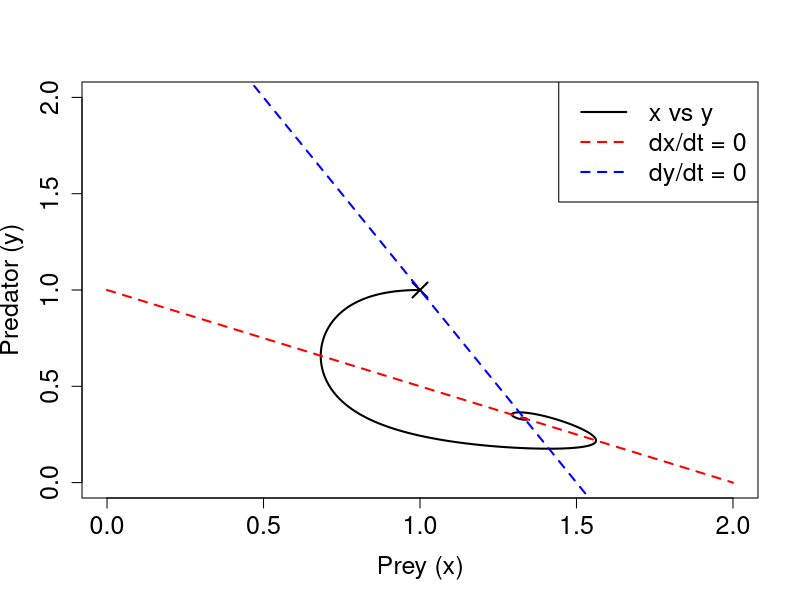
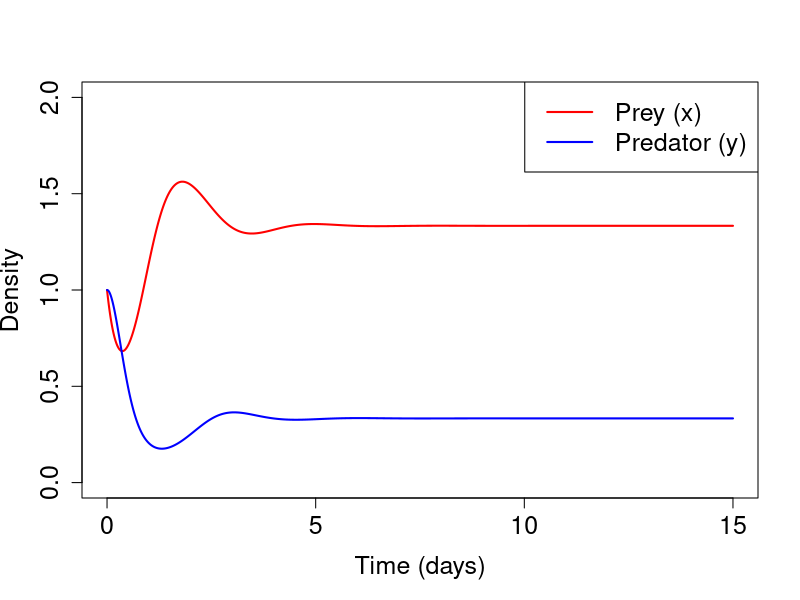
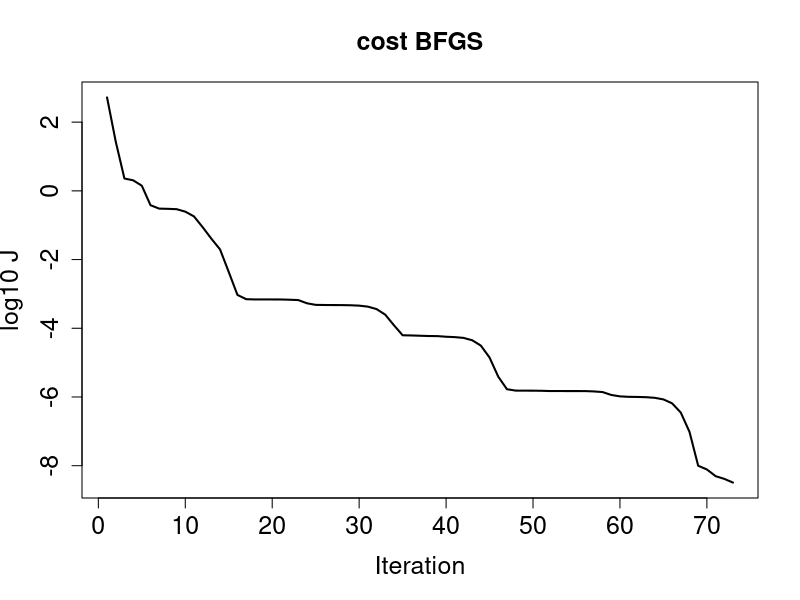
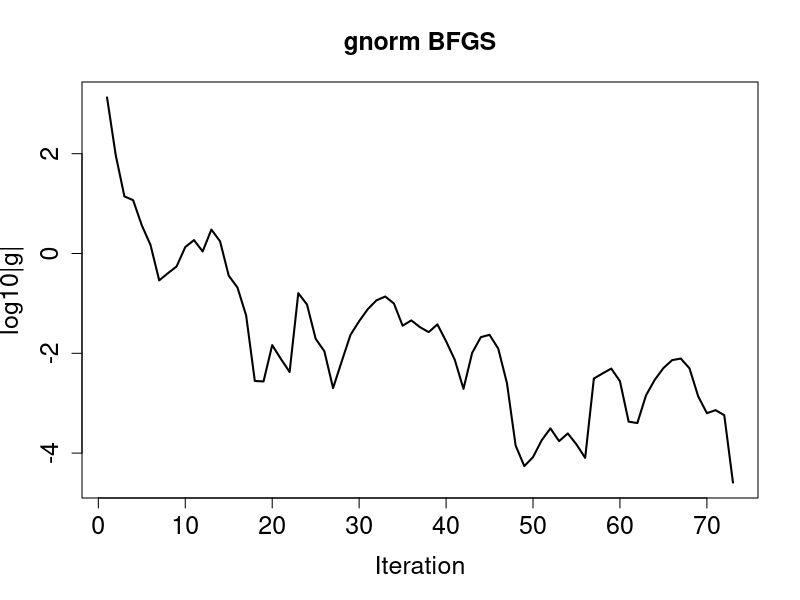
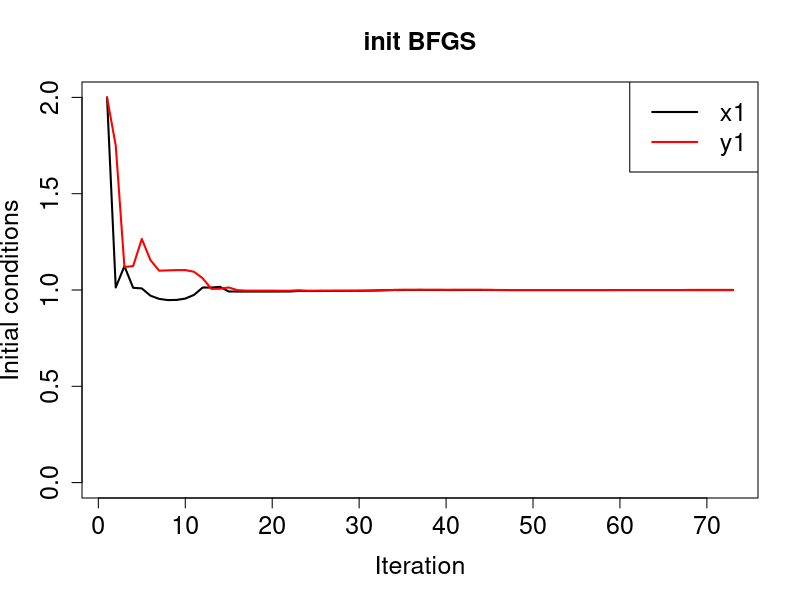
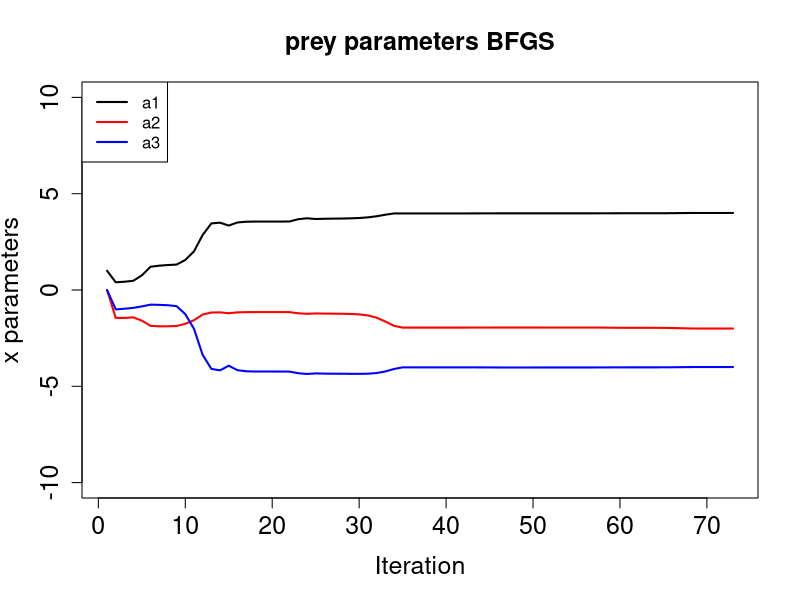
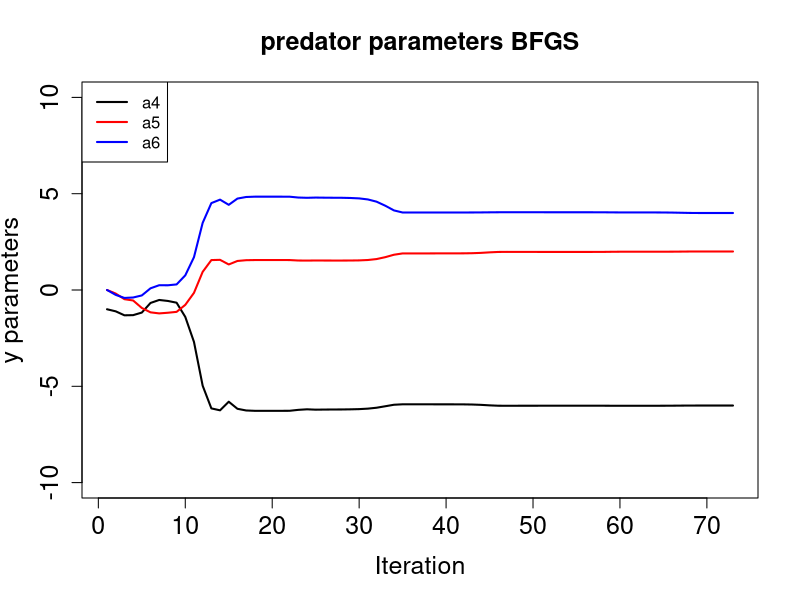
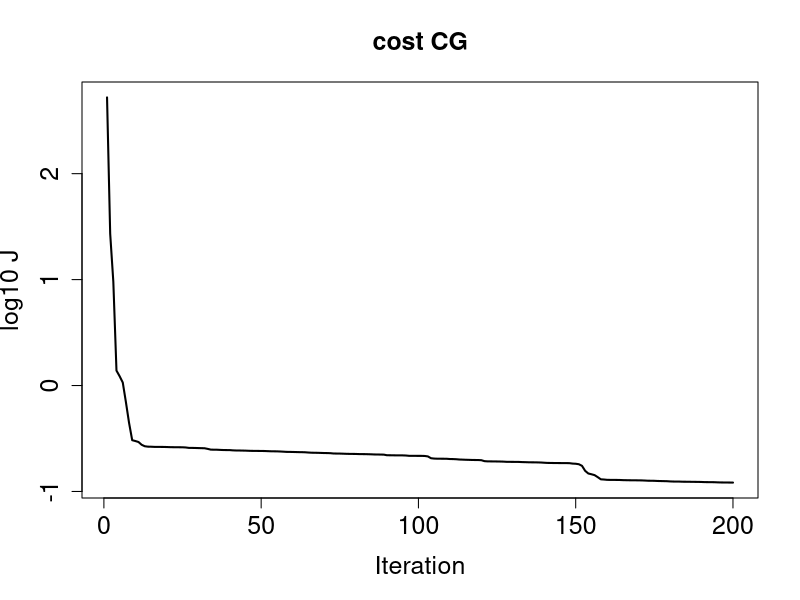

These figures' R source, in order:
## ---- chunk 1
dt <- 0.001
a <- c(4, -2, -4, -6, 2, 4)
x1 <- 1
y1 <- 1
nmax <- 15001

x <- rep(0, nmax)
y <- rep(0, nmax)
x[1] <- x1
y[1] <- y1
for (n in 1:(nmax-1)) {
  x[n+1] <- x[n] + dt * (x[n] * (a[1] + a[2] * x[n] + a[3] * y[n]))
  y[n+1] <- y[n] + dt * (y[n] * (a[4] + a[5] * y[n] + a[6] * x[n]))
}
## ---- chunk 2
#| fig-asp: 1

plot(x, y, type = "l", lwd = 2,
     xlab = "Prey (x)", ylab = "Predator (y)",
     cex.lab = 1.5, cex.axis = 1.5,
     xlim = c(0, 2), ylim = c(0, 2))
x.nc <- seq(0, 2, length.out = 100)
points(x1, y1, pch = 4, lwd = 2, cex = 2)
lines(x.nc, -(a[1] + a[2] * x.nc) / a[3], lwd = 2, lty = 2, col = "red")
lines(x.nc, -(a[4] + a[6] * x.nc) / a[5], lwd = 2, lty = 2, col = "blue")
legend("topright", legend = c("x vs y","dx/dt = 0", "dy/dt = 0"),
       col = c("black","red", "blue"), lwd = 2, lty = c(1, 2, 2), cex = 1.5)
## ---- chunk 3
plot(seq(0, 15, by = dt), x, type = "l", lwd = 2, col = "red",
     xlab = "Time (days)", ylab = "Density",
     cex.lab = 1.5, cex.axis = 1.5,
     xlim = c(0, 15), ylim = c(0, 2))
lines(seq(0, 15, by = dt), y, lwd = 2, col = "blue")
legend("topright", legend = c("Prey (x)", "Predator (y)"),
       col = c("red", "blue"), lwd = 2, cex = 1.5)
## ---- chunk 4
forward <- function(dt, a, x1, y1, nmax) {
  x <- rep(0, nmax)
  y <- rep(0, nmax)
  x[1] <- x1
  y[1] <- y1
  for (n in 1:(nmax-1)) {
    x[n+1] <- x[n] + dt * (x[n] * (a[1] + a[2] * x[n] + a[3] * y[n]))
    y[n+1] <- y[n] + dt * (y[n] * (a[4] + a[5] * y[n] + a[6] * x[n]))
  }
  list(x = x, y = y)
}

adjoint <- function(dt, a, x, y, xo, yo, tobs) {
  nmax <- length(x)
  aa <- rep(0, length(a))
  ax <- rep(0, nmax)
  ay <- rep(0, nmax)
  for (n in (nmax-1):1) {
    if (n %in% tobs) {
      ax[n] <- ax[n] + (x[n] - xo[n])
      ay[n] <- ay[n] + (y[n] - yo[n])
    }
    aa[6] <- aa[6] + dt * x[n] * y[n] * ay[n+1]
    aa[5] <- aa[5] + dt * y[n] * y[n] * ay[n+1]
    aa[4] <- aa[4] + dt * y[n] * ay[n+1]
    ax[n] <- ax[n] + dt * a[6] * y[n] * ay[n+1]
    ay[n] <- ay[n] + dt * a[5] * y[n] * ay[n+1]
    ay[n] <- ay[n] + (1 + dt * (a[4] + a[5] * y[n] + a[6] * x[n])) * ay[n+1]
    aa[3] <- aa[3] + dt * y[n] * x[n] * ax[n+1]
    aa[2] <- aa[2] + dt * x[n] * x[n] * ax[n+1]
    aa[1] <- aa[1] + dt * x[n] * ax[n+1]
    ay[n] <- ay[n] + dt * a[3] * x[n] * ax[n+1]
    ax[n] <- ax[n] + dt * a[2] * x[n] * ax[n+1]
    ax[n] <- ax[n] + (1 + dt * (a[1] + a[2] * x[n] + a[3] * y[n])) * ax[n+1]
 #   cat(n, ":", aa, ax[n], ay[n], "\n")
  }
#  cat("Final adjoint state:", aa, "\n")
  c(aa, ax[1], ay[1])
}
## ---- chunk 5
nmax <- 501
dt <- 0.001
at <- c(4, -2, -4, -6, 2, 4)
x1 <- 1
y1 <- 1
tobs <- seq(2, nmax, by = 2)
forward.result <- forward(dt, at, x1, y1, nmax)
xt <- forward.result$x
yt <- forward.result$y
## ---- chunk 6
xo <- xt
yo <- yt
## ---- chunk 7
calc.cost <- function(xf, yf, xo, yo) {
  0.5 * (sum((xf- xo)^2 + (yf - yo)^2)) 
}
## ---- chunk 8
a <- c(1, 0, 0, -1, 0, 0)
x1 <- 2
y1 <- 2
par <- c(a, x1, y1)
tobs <- seq(2, nmax, by = 2)
cntl <- list(maxit = 100, reltol = 1e-5)

hist <- list(cost = numeric(0), gnorm = numeric(0), par = vector(length=0))

fn <- function(par, dt, nmax, xo, yo, tobs) {
  xyf <- forward(dt, par[1:6], par[7], par[8], nmax)
  cost <- calc.cost(xyf$x[tobs], xyf$y[tobs], xo[tobs], yo[tobs])
  cost
}

gr <- function(par, dt, nmax, xo, yo, tobs){
  xyf <- forward(dt, par[1:6], par[7], par[8], nmax)
  hist$par <<- rbind(hist$par, par)
  cost <- calc.cost(xyf$x[tobs], xyf$y[tobs], xo[tobs], yo[tobs])
  hist$cost <<- c(hist$cost, cost)
  grad <- adjoint(dt, par[1:6], xyf$x, xyf$y, xo, yo, tobs)
  hist$gnorm <<- c(hist$gnorm, sqrt(sum(grad^2)))
  grad
}
## ---- chunk 9
method <- "BFGS"
res <- optim(par, fn, gr, method = method, control = cntl, dt, nmax, xo, yo, tobs)
## ---- chunk 10
plot(log10(hist$cost), type = "l", lwd = 2,
     main = paste("cost", method), xlab = "Iteration", ylab = "log10 J",
     cex.main = 1.5, cex.lab = 1.5, cex.axis = 1.5)
## ---- chunk 11
plot(log10(hist$gnorm), type = "l", lwd = 2,
     main = paste("gnorm", method), xlab = "Iteration", ylab = "log10|g|",
     cex.main = 1.5, cex.lab = 1.5, cex.axis = 1.5)
## ---- chunk 12
plot(hist$par[, 7], ylim = c(0, 2), type = "l", lwd = 2, xlab = "Iteration", ylab = "Initial conditions",
     main = paste("init", method), cex.main = 1.5, cex.lab = 1.5, cex.axis = 1.5)
lines(hist$par[, 8], lwd = 2, col = "red")
legend("topright", legend = c("x1", "y1"),
       col = c("black", "red"), lwd = 2, cex = 1.5)
## ---- chunk 13
plot(hist$par[, 1], ylim = c(-10, 10), type = "l", lwd = 2,
     main = paste("prey parameters", method), xlab = "Iteration", ylab = "x parameters",
     cex.main = 1.5, cex.lab = 1.5, cex.axis = 1.5)
lines(hist$par[, 2], lwd = 2, col = "red")
lines(hist$par[, 3], lwd = 2, col = "blue")
legend("topleft", legend = c("a1", "a2", "a3"),
       col = c("black", "red", "blue"), lwd = 2, cex = 1)
## ---- chunk 14
plot(hist$par[, 4], ylim = c(-10, 10), type = "l", lwd = 2, 
     main = paste("predator parameters", method), xlab = "Iteration", ylab = "y parameters",
     cex.main = 1.5, cex.lab = 1.5, cex.axis = 1.5)
lines(hist$par[, 5], lwd = 2, col = "red")
lines(hist$par[, 6], lwd = 2, col = "blue")
legend("topleft", legend = c("a4", "a5", "a6"),
       col = c("black", "red", "blue"), lwd = 2, cex = 1)
## ---- chunk 15
hist <- list(cost = numeric(0), gnorm = numeric(0), par = vector(length=0))

cntl <- list(maxit = 200, reltol = 1e-5)
method <- "CG"
res <- optim(par, fn, gr, method = method, control = cntl, dt, nmax, xo, yo, tobs)
## ---- chunk 16
plot(log10(hist$cost), type = "l", lwd = 2,
     main = paste("cost", method), xlab = "Iteration", ylab = "log10 J",
     cex.main = 1.5, cex.lab = 1.5, cex.axis = 1.5)
## ---- chunk 17
plot(log10(hist$gnorm), type = "l", lwd = 2,
     main = paste("gnorm", method), xlab = "Iteration", ylab = "log10|g|",
     cex.main = 1.5, cex.lab = 1.5, cex.axis = 1.5)
## ---- chunk 18
plot(hist$par[, 7], ylim = c(0, 2), type = "l", lwd = 2, 
     main = paste("init", method), xlab = "Iteration", ylab = "Initial conditions",
     cex.main = 1.5, cex.lab = 1.5, cex.axis = 1.5)
lines(hist$par[, 8], lwd = 2, col = "red")
legend("topright", legend = c("x1", "y1"),
       col = c("black", "red"), lwd = 2, cex = 1.5)
## ---- chunk 19
plot(hist$par[, 1], ylim = c(-10, 10), type = "l", lwd = 2,
     main = paste("prey parameters", method), xlab = "Iteration", ylab = "x parameters",
     cex.main = 1.5, cex.lab = 1.5, cex.axis = 1.5)
lines(hist$par[, 2], lwd = 2, col = "red")
lines(hist$par[, 3], lwd = 2, col = "blue")
legend("topleft", legend = c("a1", "a2", "a3"),
       col = c("black", "red", "blue"), lwd = 2, cex = 1)
## ---- chunk 20
plot(hist$par[, 4], ylim = c(-10, 10), type = "l", lwd = 2,
     main = paste("predator parameters", method), xlab = "Iteration", ylab = "y parameters",
     cex.main = 1.5, cex.lab = 1.5, cex.axis = 1.5)
lines(hist$par[, 5], lwd = 2, col = "red")
lines(hist$par[, 6], lwd = 2, col = "blue")
legend("topleft", legend = c("a4", "a5", "a6"),
       col = c("black", "red", "blue"), lwd = 2, cex = 1)
